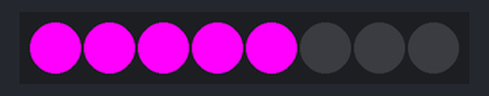
Bench run of a sketch on a simulated ESP8266 (Wemos D1 mini). Parts: 8 RGB LEDs in strip order, left to right.

Above: at 3.05 s.
At 8.52 s:
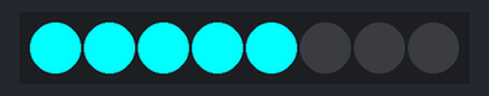
At 11.73 s:
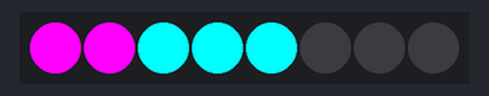
At 21.36 s:
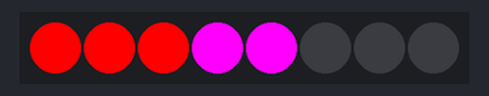
At 30.59 s:
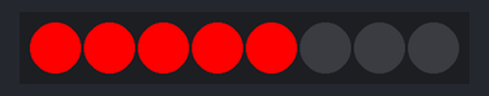
At 39.82 s:
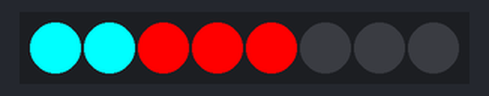
Timing chart, 0 to 40.0 s (numbered marks = the images above):
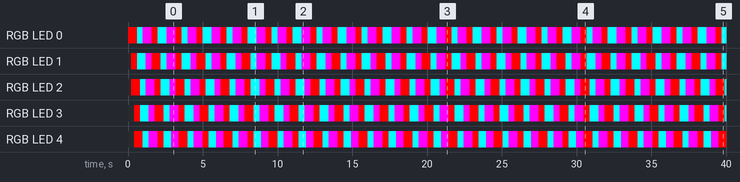

The sketch:

NeopixelTest_001.ino
```cpp
#include <Adafruit_NeoPixel.h>

#define PIN D8
#define LED_COUNT 4

//the Wemos WS2812B RGB shield has 1 LED connected to pin 2
Adafruit_NeoPixel pixels = Adafruit_NeoPixel(8, PIN, NEO_GRB + NEO_KHZ800);


void setup()
{
  pixels.begin(); // This initializes the NeoPixel library.
}

void loop()
{
  int led;
  for(led=0; led <=LED_COUNT; led++)
  {
    setColor(led,255,0,0,100); //red
  }
  for(led=0; led <=LED_COUNT; led++)
  {
    setColor(led,0,255,255,100); //
  }
    for(led=0; led <=LED_COUNT; led++)
  {
    setColor(led,255,0,255,100); //
  }
}

//simple function which takes values for the red, green and blue led and also
//a delay
void setColor(int led, int redValue, int greenValue, int blueValue, int delayValue)
{
  pixels.setPixelColor(led, pixels.Color(redValue, greenValue, blueValue));
  pixels.show();
  delay(delayValue);
}
```

Measured:
- by itself, RGB LED 0: repeats every 3.0 s: RGB(0, 255, 255) 0.40 s, RGB(255, 0, 255) 0.60 s, RGB(255, 0, 0) 0.40 s, RGB(0, 255, 255) 0.60 s, RGB(255, 0, 255) 0.60 s, RGB(255, 0, 0) 0.40 s
- by itself, RGB LED 2: repeats every 3.0 s: RGB(0, 255, 255) 0.40 s, RGB(255, 0, 255) 0.60 s, RGB(255, 0, 0) 0.40 s, RGB(0, 255, 255) 0.60 s, RGB(255, 0, 255) 0.40 s, RGB(255, 0, 0) 0.60 s
